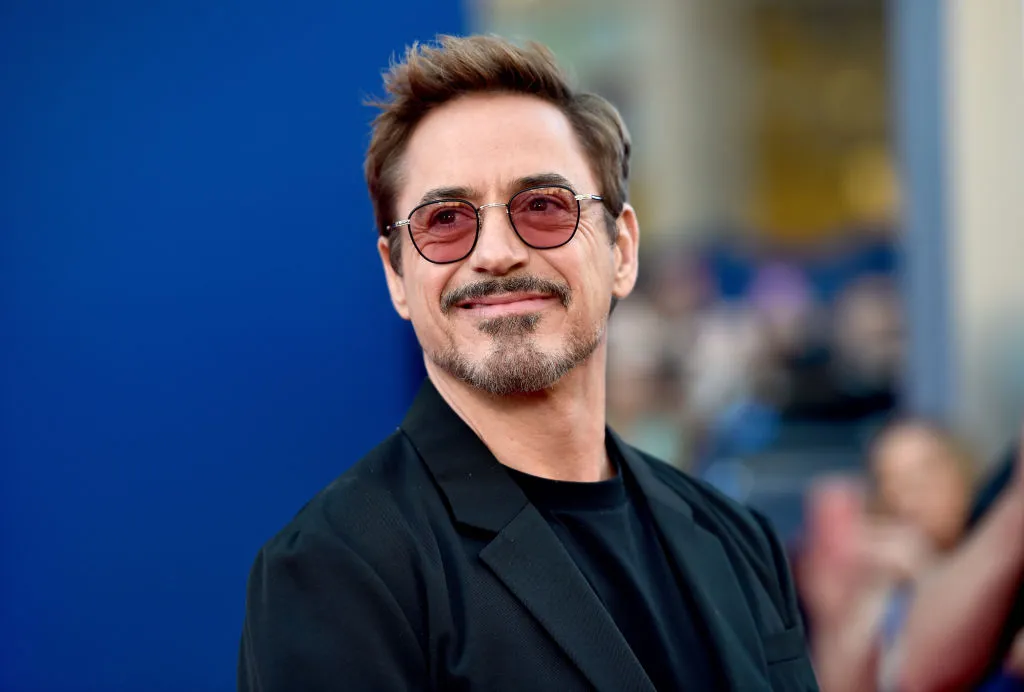
#> input picture sample image.jpg, 1024 x 692 px
$ python main.py
#> lines starting #> are read from the running program, lines starting #| are printed output that depends on the picture
import cv2
import tkinter as tk
from tkinter import filedialog

root = tk. Tk()
root. withdraw()

file = filedialog. askdirectory()
#> the answer given: .
image_name = input("Enter the image name(with extension):")
#> the answer given: sample image.jpg

img = cv2.imread( file + '/' + image_name )
#> img is the input picture: shape (692, 1024, 3); mean B, G, R 108.2, 80.5, 66.8

gray =  cv2.cvtColor(img, cv2.COLOR_BGR2GRAY)
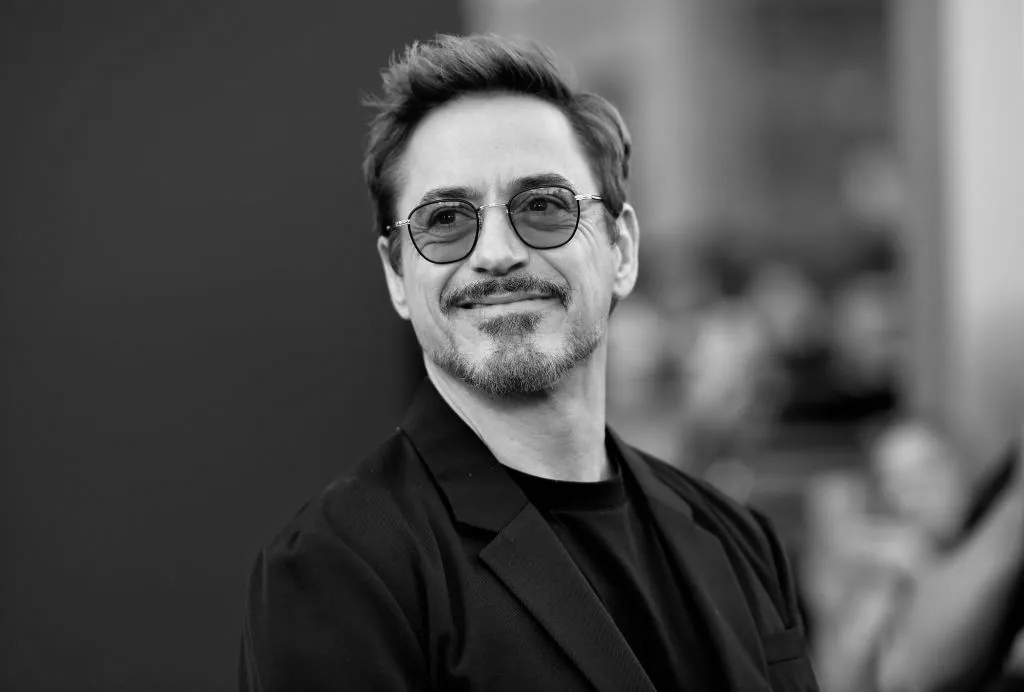
#> gray: shape (692, 1024); min 0, max 255, mean 79.6
invert_gray = 255 - gray
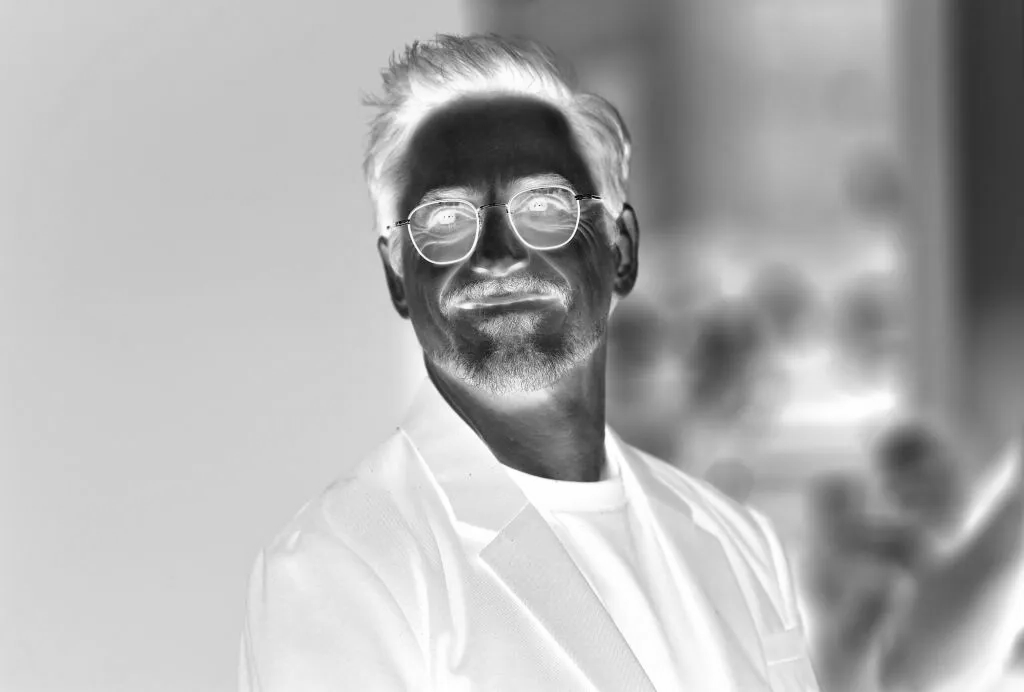
#> invert_gray: shape (692, 1024); min 0, max 255, mean 175.4

def new_func(invert_gray):
    blur = cv2.GaussianBlur(invert_gray, (25, 25),0,0 )
    return blur

blur = new_func(invert_gray)
invert_blur = 255 - blur

pencil_sketch = cv2.divide(gray, invert_blur, scale = 250.0)
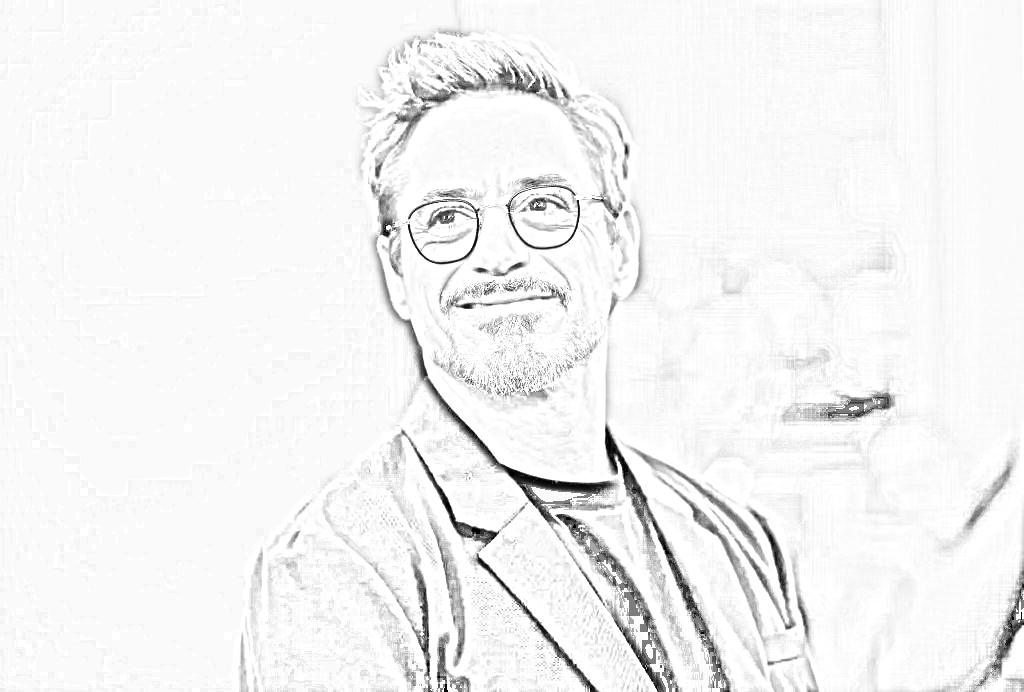
#> pencil_sketch: shape (692, 1024); min 0, max 255, mean 242.6

cv2.imwrite('Sketch_' + image_name, pencil_sketch)
cv2.imshow('Original',img)
cv2.imshow('Sketch', pencil_sketch)
cv2.waitKey(0)
